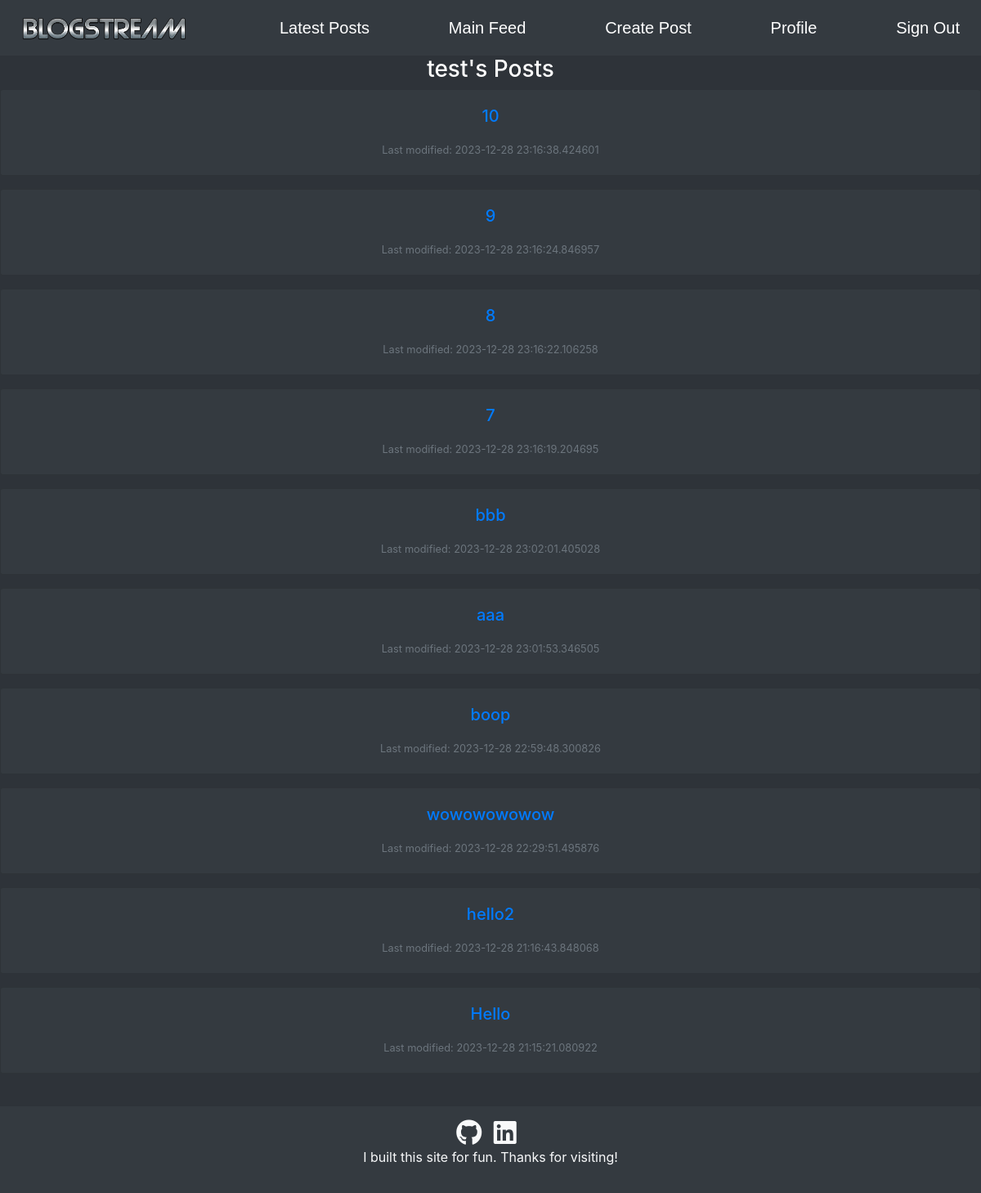
The page /user/1/posts (signed in) on the database as committed earlier.
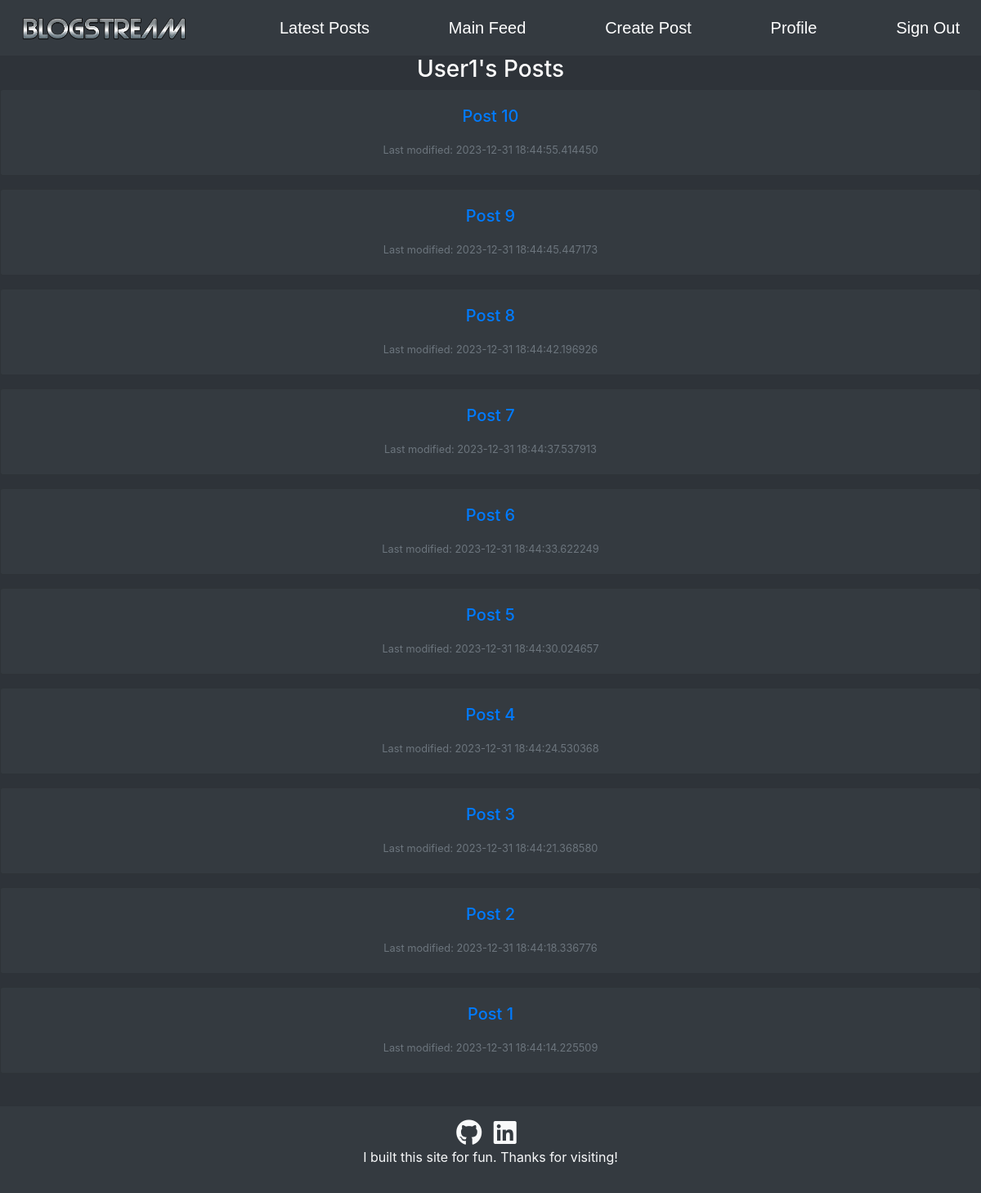
The same page on the database as committed later.
### tables this page shows
CREATE TABLE users(UserID INTEGER NOT NULL PRIMARY KEY, Username text NOT NULL UNIQUE, Password text, About text, JoinDate text);

CREATE TABLE posts(PostID INTEGER NOT NULL PRIMARY KEY, UserID INTEGER NOT NULL, Title text NOT NULL, Text text, Date text, Likes INTEGER NOT NULL);

### app/__init__.py (the view)
@app.route("/user/<userid>/posts", methods=['GET'])
def get_user_posts(userid):
    cursor = db.cursor()
    cursor.execute('SELECT Username FROM users WHERE UserID=?', (userid,))
    userData = cursor.fetchone()
    if userData and 'userID' in session:
        username = userData[0]
        cursor.execute('SELECT * FROM posts WHERE UserID=?', (userid,))
        posts = cursor.fetchall()
        return render_template("user_posts.html", username = username, posts = posts[::-1], logged_in="True")
    else:
        return render_template("error.html")

### app/templates/user_posts.html (shortened to what this page needs)
<!DOCTYPE html>
<html>
{% extends "navbar.html" %}
{% block body %}
<body>
    <h3 class="text-center text-white">{{username}}'s Posts</h3>
    <div>
        {% for post in posts|sort(attribute='0')|reverse %}
        <div class="card bg-dark text-white mb-3">
            <div class="card-body text-center">
                <h5 class="card-title mb-3"><a href="/post/{{ post[0] }}">{{ post[2] }}</a></h5>
                    <p class="card-text"><small class="text-muted">Last modified: {{ post[4] }}</small></p>
            </div>
        </div>
        {% endfor %}
    </div>
</body>
{% endblock %}

### app/templates/navbar.html (shortened to what this page needs)
<!DOCTYPE html>
<html>
  <head>
    <link rel="stylesheet" href="https://cdn.jsdelivr.net/npm/bootstrap@4.0.0/dist/css/bootstrap.min.css">
    <link rel="stylesheet" href="{{ url_for('static', filename='css/main.css') }}">
    <link rel="stylesheet" href="https://cdnjs.cloudflare.com/ajax/libs/font-awesome/5.15.4/css/all.min.css">
</head>
{% block navbar %}
    {% if logged_in %}
        <nav class="navbar navbar-dark bg-dark">
            <a class="navbar-brand" href="/">
                <img src="../static/img/logo.png" alt="" height="30" alt="">
            </a>
            <a href="/">Latest Posts</a>
            <a href="/feed">Main Feed</a>
            <a href="#" onclick="togglePostCreation()">Create Post</a>
            <a href="/self">Profile</a>
            <a href="/logout">Sign Out</a>
        </nav>
    {% endif %}
{% endblock %}
<body>
    {% block body %}{% endblock %}
    <br>
    <footer class="footer bg-dark text-light text-center py-3">
        <div class="container">
            <div class="social-icons">
                <a href="https://github.com/alvin-wu03"><i class="fab fa-github"></i></a>
                <a href="https://www.linkedin.com/in/alvin-wu03/"><i class="fab fa-linkedin"></i></a>
            </div>
            <p>I built this site for fun. Thanks for visiting!</p>
        </div>
    </footer>
</body>
</html>

### app/static/css/main.css (style rules this page uses)
.navbar { display: flex; justify-content: space-between; overflow: hidden; background-color: #333; font-family: Arial; }
.navbar a { display: inline-block; font-size: 20px; color: white; text-align: center; padding: 10px 10px; text-decoration: none; }
body { background-color:#2e3339; }
.footer { bottom: 0; width: 100%; }
.social-icons a { margin-right: 10px; color: inherit; }
.social-icons a i { font-size: 32px; }

Rows that differ between the two databases and show on the page:
removed posts: Title "bbb", Date "2023-12-28 23:02:01.405028"
removed posts: Title "aaa", Date "2023-12-28 23:01:53.346505"
removed posts: Title "boop", Date "2023-12-28 22:59:48.300826"
removed posts: Title "wowowowowow", Date "2023-12-28 22:29:51.495876"
removed posts: Title "hello2", Date "2023-12-28 21:16:43.848068"
removed posts: Title "Hello", Date "2023-12-28 21:15:21.080922"
changed users: Username "test" → "User1"
changed posts: Title "10" → "Post 10"; Date "2023-12-28 23:16:38.424601" → "2023-12-31 18:44:55.414450"
changed posts: Title "9" → "Post 9"; Date "2023-12-28 23:16:24.846957" → "2023-12-31 18:44:45.447173"
changed posts: Title "8" → "Post 8"; Date "2023-12-28 23:16:22.106258" → "2023-12-31 18:44:42.196926"
changed posts: Title "7" → "Post 7"; Date "2023-12-28 23:16:19.204695" → "2023-12-31 18:44:37.537913"
added posts: Title "Post 6", Date "2023-12-31 18:44:33.622249"
added posts: Title "Post 5", Date "2023-12-31 18:44:30.024657"
added posts: Title "Post 4", Date "2023-12-31 18:44:24.530368"
added posts: Title "Post 3", Date "2023-12-31 18:44:21.368580"
added posts: Title "Post 2", Date "2023-12-31 18:44:18.336776"
added posts: Title "Post 1", Date "2023-12-31 18:44:14.225509"
